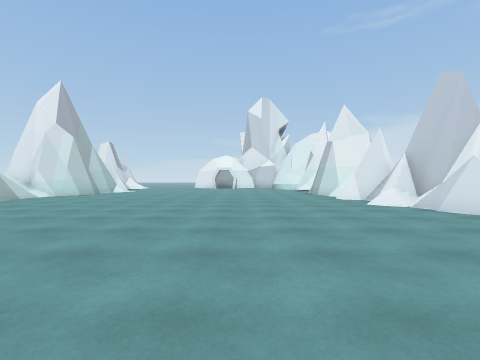
View 1 (above)

16 first-person views from a walk through a scene from a Unity 3-D project. The camera is 1.2 m above the floor, looks level and sees 85° across. The floor is counted in squares, 1.78 m on a side. Each view is taken from the middle of a square. On the plan, view 1 faces up. The plan holds only what a view shows up to about 9 squares ahead; the rest is blank. The place goes on beyond the plan. The player character is not drawn.

View 2
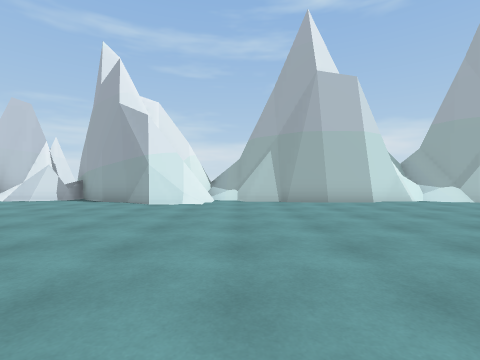

View 3
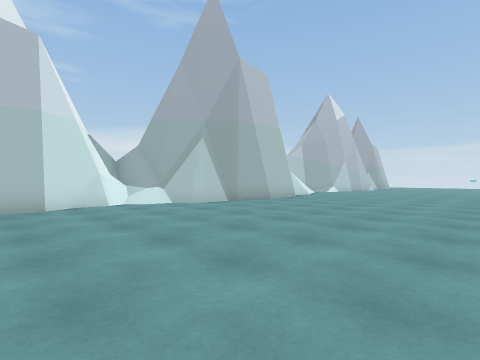

View 4
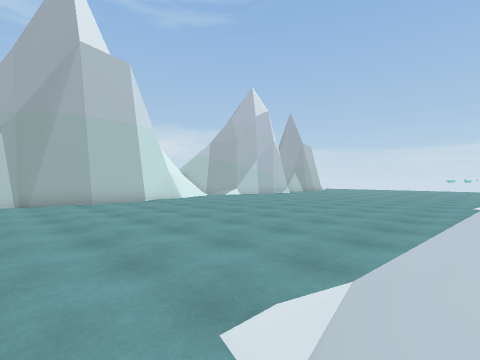

View 5
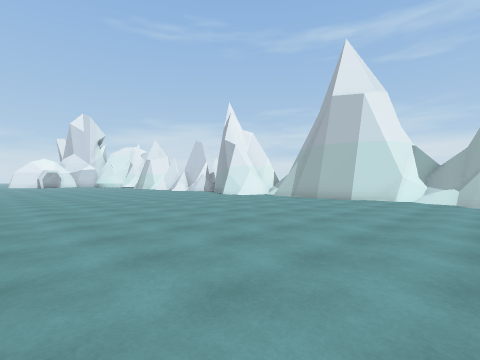

View 6
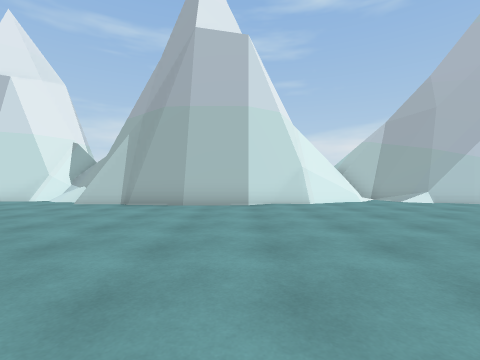

View 7
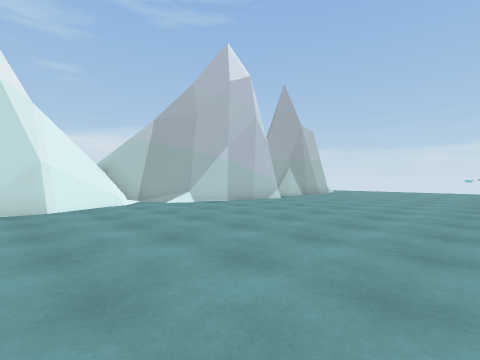

View 8
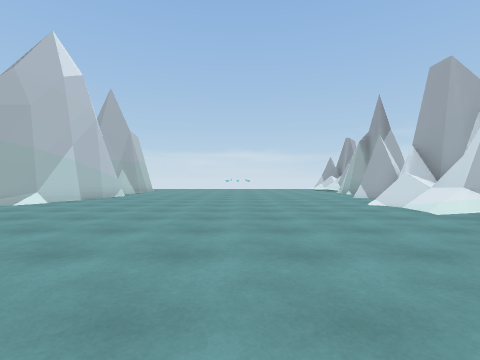

View 9
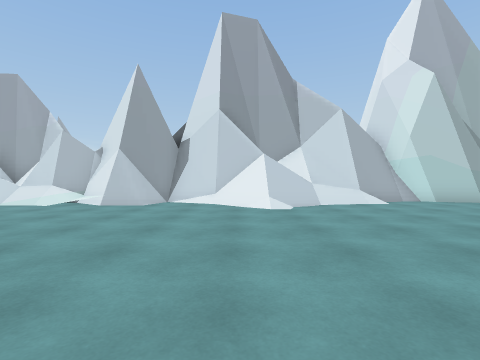

View 10
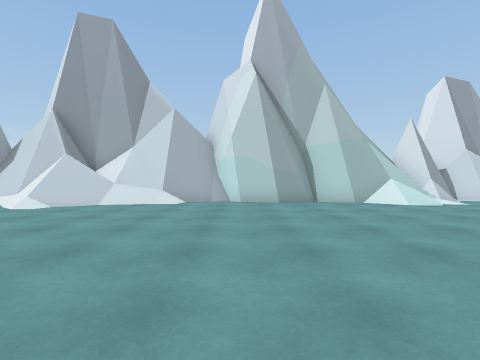

View 11
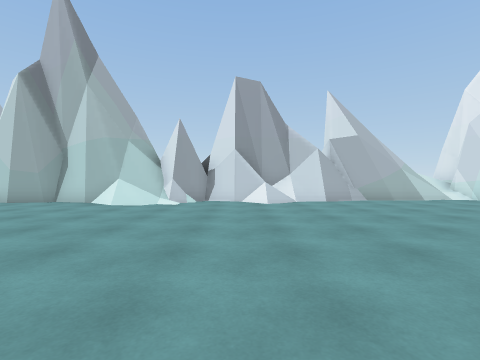

View 12
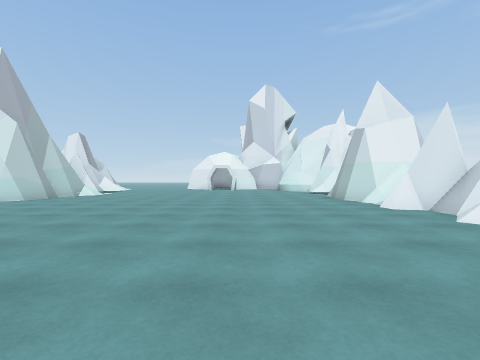

View 13
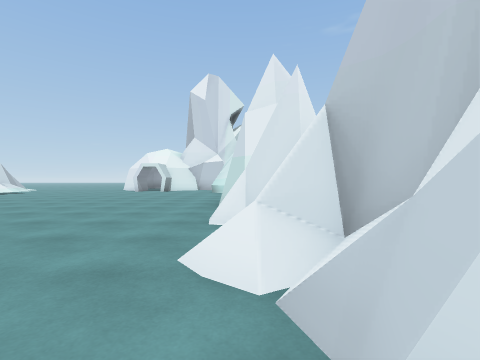

View 14
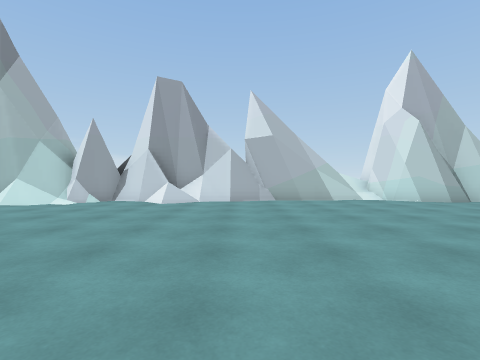

View 15
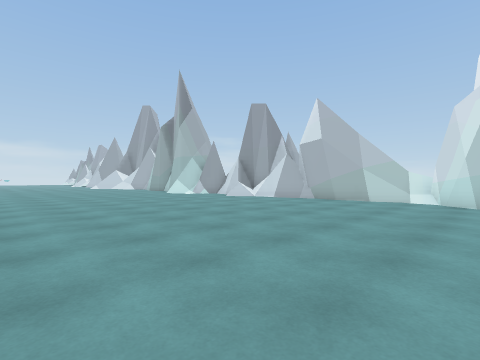

View 16
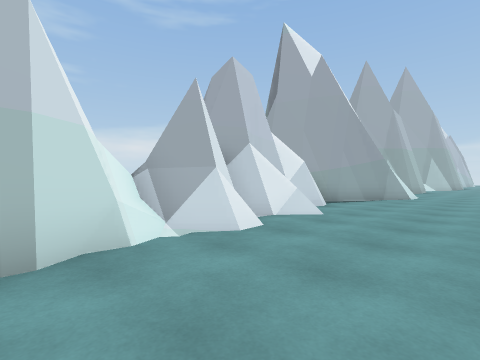

### Floor plan
Key: @ floor where view 1 was taken; # wall or solid block; . floor; / step, stairs or slope; = window, fence, low wall or low ledge.
Columns run from 9 left of view 1 to 7 right of it. Each row starts with its distance up from view 1.
 12  ##..........#
 11  #...........##
 10  =...........##
  9 =#...........##
  8  #...........##
  7  #...........##
  6  #/...........#
  5  #/...........#
  4  #/...........#
  3  #/..........##
  2  #...........##
  1  ##..........##
  0  ##......@...##
 -1  ##...........#
 -2  ##..........##
 -3  ##..........#
 -4  ##..........#
 -5  ##..........##
 -6  ##...........##
 -7  ##...........=#
 -8  #/..........###
 -9  #//.........##
-10  #///.......##
-11  ##/........#
-12  ##.........#
-13  ##.........##
-14   #/.........#
-15   #/.........###
-16   #/.........###
-17  ##/..........=#=
-18  #//..........##
-19  ##/.........###
-20    ..........###

Positions as (right, up) in squares from view 1, and headings:
1: (0, 0), facing up
2: (-4, -1), facing right
3: (-3, -4), facing down-right
4: (-6, -9), facing down-right
5: (-6, -9), facing up-right
6: (-4, -13), facing right
7: (-3, -14), facing down-right
8: (-2, -11), facing down
9: (1, -11), facing left
10: (1, -5), facing left
11: (1, 3), facing left
12: (0, 3), facing up
13: (4, 5), facing up
14: (1, 6), facing left
15: (1, 12), facing down-left
16: (1, 12), facing down-right
